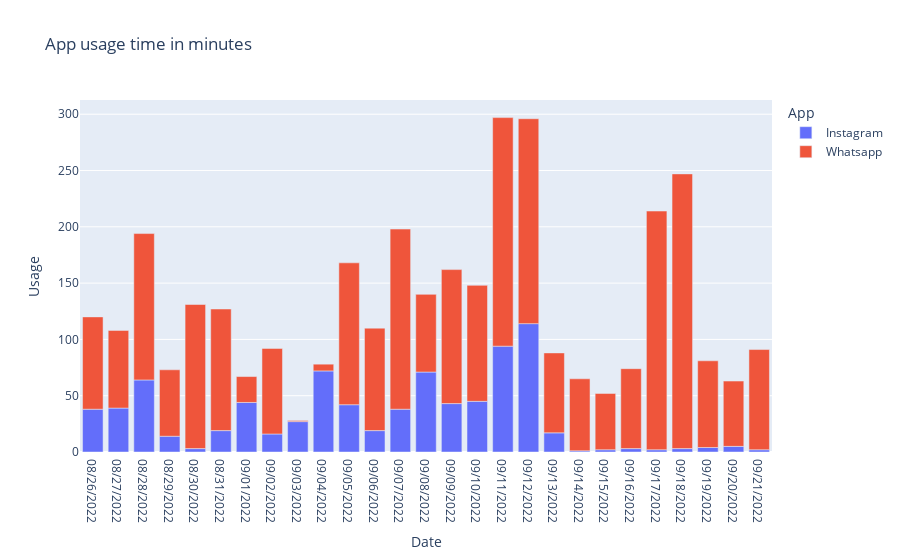

This figure's notebook cell:
### Code cell
#لنلقي نظرة علي مقدار استخدام التطبيقات بالنسبه للوقت
figure=px.bar(data_frame=data,
              x='Date',
              y='Usage',
              color='App',
              title='App usage time in minutes')
figure.show()

### Figure 1 — Plotly figure (JSON) as saved in the notebook; plotly's stock layout.template omitted (floating-point values rounded to 4 significant figures)
{"data": [{"hovertemplate": "App=Instagram<br>Date=%{x}<br>Usage=%{y}<extra></extra>", "legendgroup": "Instagram", "marker": {"color": "#636efa", "pattern": {"shape": ""}}, "name": "Instagram", "orientation": "v", "showlegend": true, "textposition": "auto", "type": "bar", "x": ["08/26/2022", "08/27/2022", "08/28/2022", "08/29/2022", "08/30/2022", "08/31/2022", "09/01/2022", "09/02/2022", "09/03/2022", "09/04/2022", "09/05/2022", "09/06/2022", "09/07/2022", "09/08/2022", "09/09/2022", "09/10/2022", "09/11/2022", "09/12/2022", "09/13/2022", "09/14/2022", "09/15/2022", "09/16/2022", "09/17/2022", "09/18/2022", "09/19/2022", "09/20/2022", "09/21/2022"], "xaxis": "x", "y": [38, 39, 64, 14, 3, 19, 44, 16, 27, 72, 42, 19, 38, 71, 43, 45, 94, 114, 17, 1, 2, 3, 2, 3, 4, 5, 2], "yaxis": "y"}, {"hovertemplate": "App=Whatsapp<br>Date=%{x}<br>Usage=%{y}<extra></extra>", "legendgroup": "Whatsapp", "marker": {"color": "#EF553B", "pattern": {"shape": ""}}, "name": "Whatsapp", "orientation": "v", "showlegend": true, "textposition": "auto", "type": "bar", "x": ["08/26/2022", "08/27/2022", "08/28/2022", "08/29/2022", "08/30/2022", "08/31/2022", "09/01/2022", "09/02/2022", "09/03/2022", "09/04/2022", "09/05/2022", "09/06/2022", "09/07/2022", "09/08/2022", "09/09/2022", "09/10/2022", "09/11/2022", "09/12/2022", "09/13/2022", "09/14/2022", "09/15/2022", "09/16/2022", "09/17/2022", "09/18/2022", "09/19/2022", "09/20/2022", "09/21/2022"], "xaxis": "x", "y": [82, 69, 130, 59, 128, 108, 23, 76, 1, 6, 126, 91, 160, 69, 119, 103, 203, 182, 71, 64, 50, 71, 212, 244, 77, 58, 89], "yaxis": "y"}], "layout": {"barmode": "relative", "legend": {"title": {"text": "App"}, "tracegroupgap": 0}, "title": {"text": "App usage time in minutes"}, "xaxis": {"anchor": "y", "domain": [0, 1], "title": {"text": "Date"}}, "yaxis": {"anchor": "x", "domain": [0, 1], "title": {"text": "Usage"}}}}
